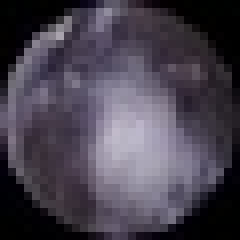
%> input picture textura/Vitoria/vitoria_0h_1.jpg, 30 x 30 px, shrunk from 351 x 351 before the run (shown 8 times larger); its folder holds only this picture in this run
$ octave textura.m   (GNU Octave 9; MATLAB toolbox functions it lacks are replaced by stand-ins)
%> lines starting %> are read from the running program, lines starting %| are printed output that depends on the picture
### textura/Vitoria/clbpt.m
function [X, E1]  = clbpt(imagem, P, R )
%> called with imagem = 'vitoria_0h_1.jpg', P = 8, R = 1
    im = imread(imagem);
%> im is the input picture: size 30x30x3 uint8; mean R, G, B 71.8, 66, 78.5
    I = rgb2gray(im);
    I = double(I);
%> I: size 30x30 double

    [m,n] = size(I);
%> m = 30; n = 30
    X = zeros(m,n);
    c = round(R+1);

    for xc = c+1:m-c
        for yc = c+1:n-c
            gc = I(xc,yc);

            for p=1:P
                x = round(xc + R*cos(2*pi*(p-1)/P));
                y = round(yc - R*sin(2*pi*(p-1)/P));
                gp(p) = I(x,y);
            end
            M = abs(gp);
            M = mean(M)-M;
            k = 0;
            for p=1:P
                if (gp(p) - gc)<=0
                    s = 0;
                else
                    s = 1;
                end

                S(k+1) = s*(2^k);
                k = k+1;
                if (gp(p) - gc)<=M(p)
                    s = 0;
                else
                    s = 1;
                end

                S(k+1) = s*(2^k);
                k = k+1;


            end


             X(xc,yc) = sum(S)./(2^(P*2));


        end
    end
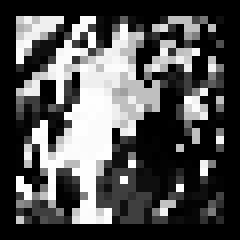
%> X: size 30x30 double (shown 8 times larger); min 0, max 1, mean 0.32
%> after the loop, S = [0 0 0 0 16 32 0 0 256 512 0 2048 0 8192 0 0]; gp = [0 0 2 0 2 1 1 0]; s = 0

    %X = uint8(X);
    %figure
    %imshow(X);
    cel = [39 39];
    bin = P+2;
    %E(:,:,:) = reshape(X,8,8,[]);

    %mx = sqrt(prod(floor(size(X)/cel(1))));
    %nx = sqrt(prod(floor(size(X)/cel(2))));
    [mx nx] = size(X);
%> mx = 30; nx = 30
    %im = floor(mx/cel(1))
    %jn = floor(nx/cel(2))
    k = 0;

    for i = 1:cel(1):mx
        for j = 1:cel(2):nx
            k = k+1;
%> the run ends on the next line
            E = X(i:i+cel(1)-1,j:j+cel(2)-1);

            E1(k,:) = imhist(E,bin)';
            %E1 = normalizarl(E1);


        end
    end
      %E1 = E1./sum(E1);
      E1 = E1(:)';
end

### textura/Vitoria/textura.m
clear all;
close all;
tt = 1;
arquivo = fopen('Textura_Vitoria4.txt', 'w+');
for t = 0:12:24
    for n = 1:30
        filename = sprintf('vitoria_%dh_%d.jpg',t,n);

        [X temp] = clbpt(filename,8,1);
